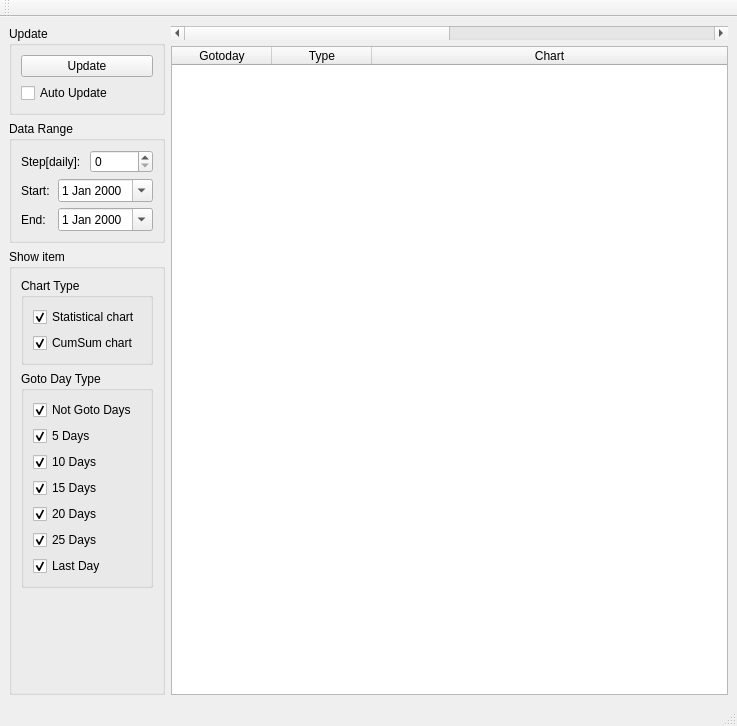
<?xml version="1.0" encoding="UTF-8"?>
<ui version="4.0">
 <class>qmainwindow</class>
 <widget class="QMainWindow" name="qmainwindow">
  <property name="geometry">
   <rect>
    <x>0</x>
    <y>0</y>
    <width>737</width>
    <height>726</height>
   </rect>
  </property>
  <property name="windowTitle">
   <string>qmainwindow</string>
  </property>
  <widget class="QWidget" name="centralwidget">
   <layout class="QHBoxLayout" name="horizontalLayout_5">
    <item>
     <layout class="QVBoxLayout" name="verticalLayout_4">
      <item>
       <widget class="QGroupBox" name="groupBox_2">
        <property name="title">
         <string>Update</string>
        </property>
        <layout class="QVBoxLayout" name="verticalLayout_2">
         <item>
          <widget class="QPushButton" name="pushButton_update">
           <property name="text">
            <string>Update</string>
           </property>
          </widget>
         </item>
         <item>
          <widget class="QCheckBox" name="checkBox_AutoUpdate">
           <property name="text">
            <string>Auto Update</string>
           </property>
          </widget>
         </item>
        </layout>
       </widget>
      </item>
      <item>
       <widget class="QGroupBox" name="groupBox">
        <property name="title">
         <string>Data Range</string>
        </property>
        <layout class="QHBoxLayout" name="horizontalLayout_4">
         <item>
          <layout class="QVBoxLayout" name="verticalLayout">
           <item>
            <layout class="QHBoxLayout" name="horizontalLayout_3">
             <item>
              <widget class="QLabel" name="label_2">
               <property name="text">
                <string>Step[daily]:</string>
               </property>
              </widget>
             </item>
             <item>
              <widget class="QSpinBox" name="spinBox_Step"/>
             </item>
            </layout>
           </item>
           <item>
            <layout class="QHBoxLayout" name="horizontalLayout_2">
             <item>
              <widget class="QLabel" name="label_3">
               <property name="text">
                <string>Start:</string>
               </property>
              </widget>
             </item>
             <item>
              <widget class="QDateEdit" name="dateEdit_lower">
               <property name="calendarPopup">
                <bool>true</bool>
               </property>
              </widget>
             </item>
            </layout>
           </item>
           <item>
            <layout class="QHBoxLayout" name="horizontalLayout">
             <item>
              <widget class="QLabel" name="label_4">
               <property name="text">
                <string>End:</string>
               </property>
              </widget>
             </item>
             <item>
              <widget class="QDateEdit" name="dateEdit_upper">
               <property name="calendarPopup">
                <bool>true</bool>
               </property>
              </widget>
             </item>
            </layout>
           </item>
          </layout>
         </item>
        </layout>
       </widget>
      </item>
      <item>
       <widget class="QGroupBox" name="groupBox_3">
        <property name="title">
         <string>Show item</string>
        </property>
        <layout class="QVBoxLayout" name="verticalLayout_3">
         <item>
          <widget class="QGroupBox" name="groupBox_4">
           <property name="title">
            <string>Chart Type</string>
           </property>
           <layout class="QVBoxLayout" name="verticalLayout_6">
            <item>
             <widget class="QCheckBox" name="checkBox_ChartTyp_stat">
              <property name="text">
               <string>Statistical chart</string>
              </property>
              <property name="checked">
               <bool>true</bool>
              </property>
             </widget>
            </item>
            <item>
             <widget class="QCheckBox" name="checkBox_ChartTyp_cumsum">
              <property name="text">
               <string>CumSum chart</string>
              </property>
              <property name="checked">
               <bool>true</bool>
              </property>
             </widget>
            </item>
           </layout>
          </widget>
         </item>
         <item>
          <widget class="QGroupBox" name="groupBox_6">
           <property name="title">
            <string>Goto Day Type</string>
           </property>
           <layout class="QGridLayout" name="gridLayout_2">
            <item row="4" column="0">
             <widget class="QCheckBox" name="checkBox_GotoDayTyp_20d">
              <property name="text">
               <string>20 Days</string>
              </property>
              <property name="checked">
               <bool>true</bool>
              </property>
             </widget>
            </item>
            <item row="1" column="0">
             <widget class="QCheckBox" name="checkBox_GotoDayTyp_5d">
              <property name="text">
               <string>5 Days</string>
              </property>
              <property name="checked">
               <bool>true</bool>
              </property>
             </widget>
            </item>
            <item row="3" column="0">
             <widget class="QCheckBox" name="checkBox_GotoDayTyp_15d">
              <property name="text">
               <string>15 Days</string>
              </property>
              <property name="checked">
               <bool>true</bool>
              </property>
             </widget>
            </item>
            <item row="5" column="0">
             <widget class="QCheckBox" name="checkBox_GotoDayTyp_25d">
              <property name="text">
               <string>25 Days</string>
              </property>
              <property name="checked">
               <bool>true</bool>
              </property>
             </widget>
            </item>
            <item row="0" column="0">
             <widget class="QCheckBox" name="checkBox_GotoDayTyp_Nd">
              <property name="text">
               <string>Not Goto Days</string>
              </property>
              <property name="checked">
               <bool>true</bool>
              </property>
             </widget>
            </item>
            <item row="2" column="0">
             <widget class="QCheckBox" name="checkBox_GotoDayTyp_10d">
              <property name="text">
               <string>10 Days</string>
              </property>
              <property name="checked">
               <bool>true</bool>
              </property>
             </widget>
            </item>
            <item row="6" column="0">
             <widget class="QCheckBox" name="checkBox_GotoDayTyp_Ld">
              <property name="text">
               <string>Last Day</string>
              </property>
              <property name="checked">
               <bool>true</bool>
              </property>
             </widget>
            </item>
           </layout>
          </widget>
         </item>
         <item>
          <spacer name="verticalSpacer">
           <property name="orientation">
            <enum>Qt::Vertical</enum>
           </property>
           <property name="sizeHint" stdset="0">
            <size>
             <width>20</width>
             <height>40</height>
            </size>
           </property>
          </spacer>
         </item>
        </layout>
       </widget>
      </item>
     </layout>
    </item>
    <item>
     <layout class="QVBoxLayout" name="verticalLayout_5">
      <item>
       <widget class="QScrollBar" name="ScrollBar_DateRange">
        <property name="sizePolicy">
         <sizepolicy hsizetype="Expanding" vsizetype="Fixed">
          <horstretch>0</horstretch>
          <verstretch>0</verstretch>
         </sizepolicy>
        </property>
        <property name="maximum">
         <number>10</number>
        </property>
        <property name="singleStep">
         <number>1</number>
        </property>
        <property name="orientation">
         <enum>Qt::Horizontal</enum>
        </property>
       </widget>
      </item>
      <item>
       <widget class="QTableWidget" name="tableWidget">
        <property name="focusPolicy">
         <enum>Qt::NoFocus</enum>
        </property>
        <property name="editTriggers">
         <set>QAbstractItemView::NoEditTriggers</set>
        </property>
        <property name="selectionMode">
         <enum>QAbstractItemView::NoSelection</enum>
        </property>
        <property name="selectionBehavior">
         <enum>QAbstractItemView::SelectRows</enum>
        </property>
        <property name="verticalScrollMode">
         <enum>QAbstractItemView::ScrollPerPixel</enum>
        </property>
        <property name="rowCount">
         <number>0</number>
        </property>
        <property name="columnCount">
         <number>3</number>
        </property>
        <attribute name="horizontalHeaderVisible">
         <bool>true</bool>
        </attribute>
        <attribute name="horizontalHeaderStretchLastSection">
         <bool>true</bool>
        </attribute>
        <attribute name="verticalHeaderVisible">
         <bool>true</bool>
        </attribute>
        <column>
         <property name="text">
          <string>Gotoday</string>
         </property>
        </column>
        <column>
         <property name="text">
          <string>Type</string>
         </property>
        </column>
        <column>
         <property name="text">
          <string>Chart</string>
         </property>
        </column>
       </widget>
      </item>
     </layout>
    </item>
   </layout>
  </widget>
  <widget class="QMenuBar" name="menubar">
   <property name="geometry">
    <rect>
     <x>0</x>
     <y>0</y>
     <width>737</width>
     <height>28</height>
    </rect>
   </property>
  </widget>
  <widget class="QStatusBar" name="statusbar"/>
  <widget class="QToolBar" name="toolBar">
   <property name="windowTitle">
    <string>toolBar</string>
   </property>
   <attribute name="toolBarArea">
    <enum>TopToolBarArea</enum>
   </attribute>
   <attribute name="toolBarBreak">
    <bool>false</bool>
   </attribute>
  </widget>
 </widget>
 <resources/>
 <connections/>
</ui>
